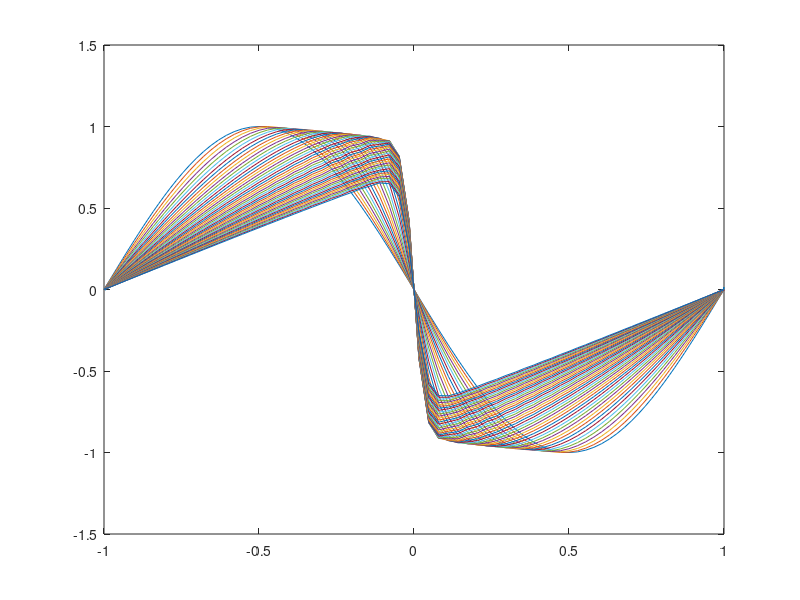
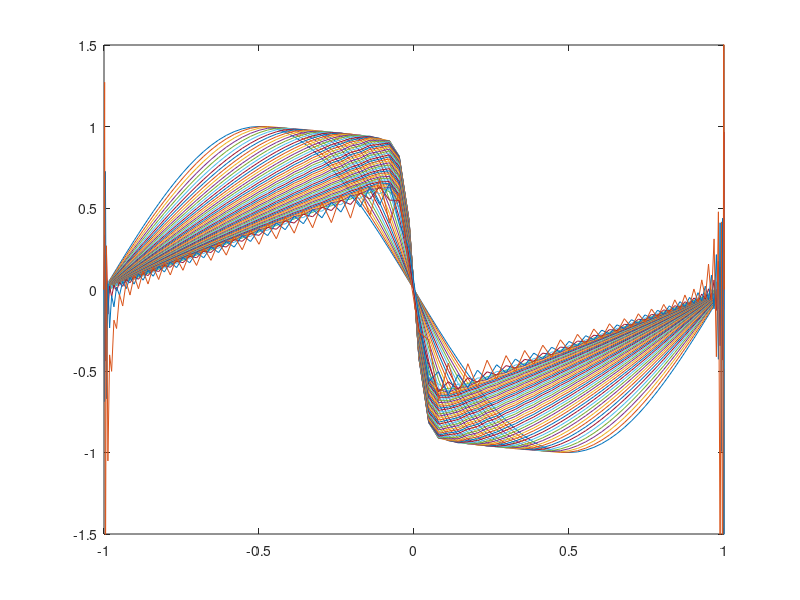
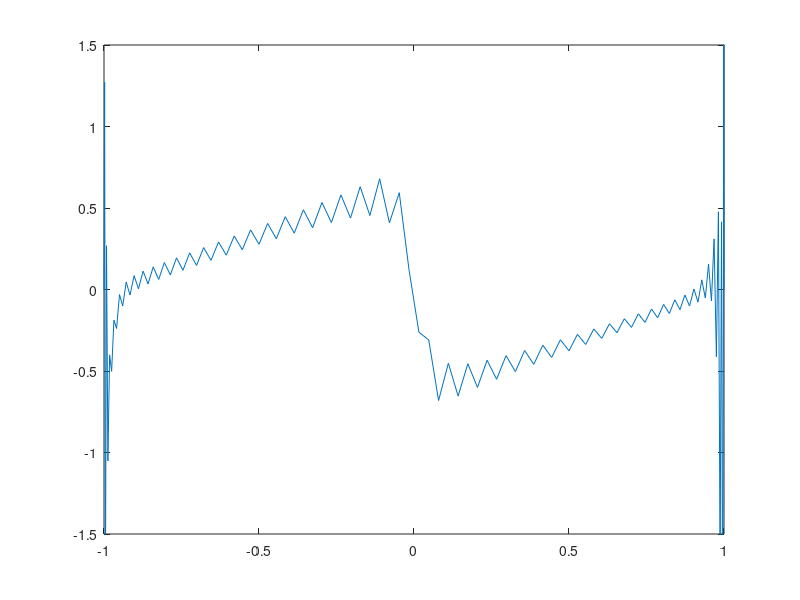

These charts were generated, in order, by the following MATLAB code:
clear all;close all;clc;
%Please Pick your favourite ALPHA (i.e., diffusion coefficient) and RUN
%%%%%%%%%%%%%%%%%%%%%%%%%%%%%%%%%%%%%%
alpha = 0.01;%diffusion coefficient%
%%%%%%%%%%%%%%%%%%%%%%%%%%%%%%%%%%%%%%

%we must have a square matrix, so there are equal time and space steps
N = 100;

%time
t_max = 2;
dt = t_max / N;

%initialise matrices:
U = zeros(N,N);     %results
D1 = zeros(N,N);    %first derivative matrix

%Obtain TGL points
TGL = flipud(cos(pi * (0:N-1) / (N-1))'); 

%%%%%BEGIN FILLING D1%%%%%
%The following is the result of equation (7.40) in the book

%Fill using MATLAB indexing: START with the  corners 
D1(1,1) = (1 + (2 * (N-1)^2))/6;
D1(N,N) = -(1 + (2 * (N-1)^2))/6;
D1(1,N) = 0.5 * (-1)^(N-1);
D1(N,1) = -0.5 * (-1)^(N-1);

%second row:
for k = 2:(N-1)
    D1(1,k) = 2 * ((-1)^k) / (1 - TGL(k));
end

%last row:
for k = 2:(N-1)
    D1(N,k) = -2 * ((-1)^((N - 1) + k)) / (1 + TGL(k));
end

%first column:
for j = 2:(N-1)
    D1(j,1)= -0.5 * ((-1)^j) / (1-TGL(j));
end

%last column:
for j=2:N-1
    D1(j,N)= 0.5 * ((-1)^((N-1) + j)) / (1 + TGL(j));
end  

%everything else:
for j=2:(N-1)
    for k=2:(N-1)
        if j==k %specific conditions
            D1(j,k) = (-TGL(k)) / (2 * (1 - (TGL(k))^2));
        else
            D1(j,k) = ((-1)^(j + k)) / (TGL(j) - TGL(k));
        end
    end
end
%%%%%END FILLING D1%%%%%

%Second derivative matrix
D2 = D1 * D1;

%our third matrix, which is modified in accordance with BCs
A = eye(N) - (0.5 * dt * alpha * D2);
A_helper = eye(N);
A(1,:) = A_helper(1,:); %modify first and last rows
A(N,:) = A_helper(N,:); %modify first and last rows

%INITIAL CONDITION
U(:,1) = -sin(pi*TGL(:)); %initial condition 
 
 
%Initialises AB for non-linear term
U_dummy1 = U(:,1);
U_dummy2 = D1 * U_dummy1;
Burger1 = U_dummy1.*U_dummy2;
Burger = Burger1;
 
%Initialise Ax=b problem
b = (eye(N) + 0.5 * dt * alpha * D2) * U_dummy1 - dt * 0.5 * (3 * Burger1 - Burger);
b(1) = 0;     % boundary condition 
b(N) = 0;     % boundary condition 
U(:,2) = A\b; %solve Ax=b problem
 
 
%Time loop: includes non-linear term and Ax=b problem
for n=2:N
    U_dummy1 = U(:,n); 
    U_dummy3 = U(:,n-1);
    U_dummy2 = D1*U_dummy1;
    U_dummy4 = D1*U_dummy3;
    Burger1 = U_dummy1.*U_dummy2;
    Burger = U_dummy3.* U_dummy4;
    b=(eye(N) + dt * alpha * D2) * U_dummy1 - dt * 0.5 * (3 * Burger1 - Burger); 
    b(1) = 0;
    b(N) = 0;
    U(:,n+1) = A\b;
end


%PLOTS:
%1: SUPERIMPOSITION
figure
plot(TGL,U(:,1:50)); 
axis([-1 1 -1.5 1.5]);
figure
plot(TGL,U(:,1:58)); 
axis([-1 1 -1.5 1.5]);
figure 
plot(TGL,U(:,58)); 
axis([-1 1 -1.5 1.5]);

% 2: MOVIE
% figure
% for i = 1:2:50
%     plot(TGL,U(:,i)); axis([-1 1 -1.5 1.5]);
%     F(i) = getframe;
% end

% 3: MOVIE TO AVI
% myVideo = VideoWriter('myfile.avi');
% uncompressedVideo = VideoWriter('myfile.avi', 'Uncompressed AVI');
% open(myVideo);
% for i = 1:35
%     plot(TGL,U(:,i)); axis([-1 1 -1.5 1.5])
%     F(i) = getframe;
%     writeVideo(myVideo, F(i));
% end
% close(myVideo);